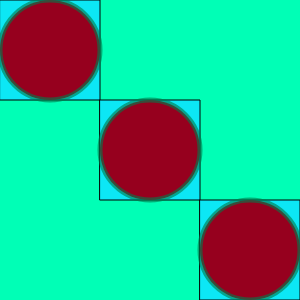
Frame 1 (no input)
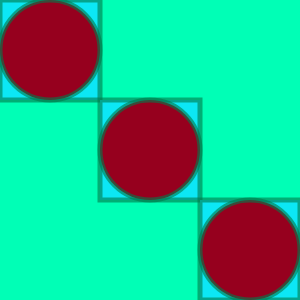
Frame 60 (no input)
Frame 120 (the mouse pressed at the canvas centre since frame 60): identical to frame 60, image omitted

The p5.js sketch that drew these frames (run headless with seeded random() and noise() and a simulated clock; from frame 60 on, the mouse is pressed at the canvas centre):

// p5.js sketch
// ── sketch.js
function setup() {
    createCanvas(300,300)
}

function draw() {
    background(0,255,182)
    fill(12,231,245)
    rectMode(CENTER)
    square(50,50,100)
    square(150,150,100)
    square(250,250,100)
    fill(150,0,30)
    stroke(0,122,75,155)
    strokeWeight(5)
    circle(50,50,100)
    circle(150,150,100)
    circle(250,250,100)

}
